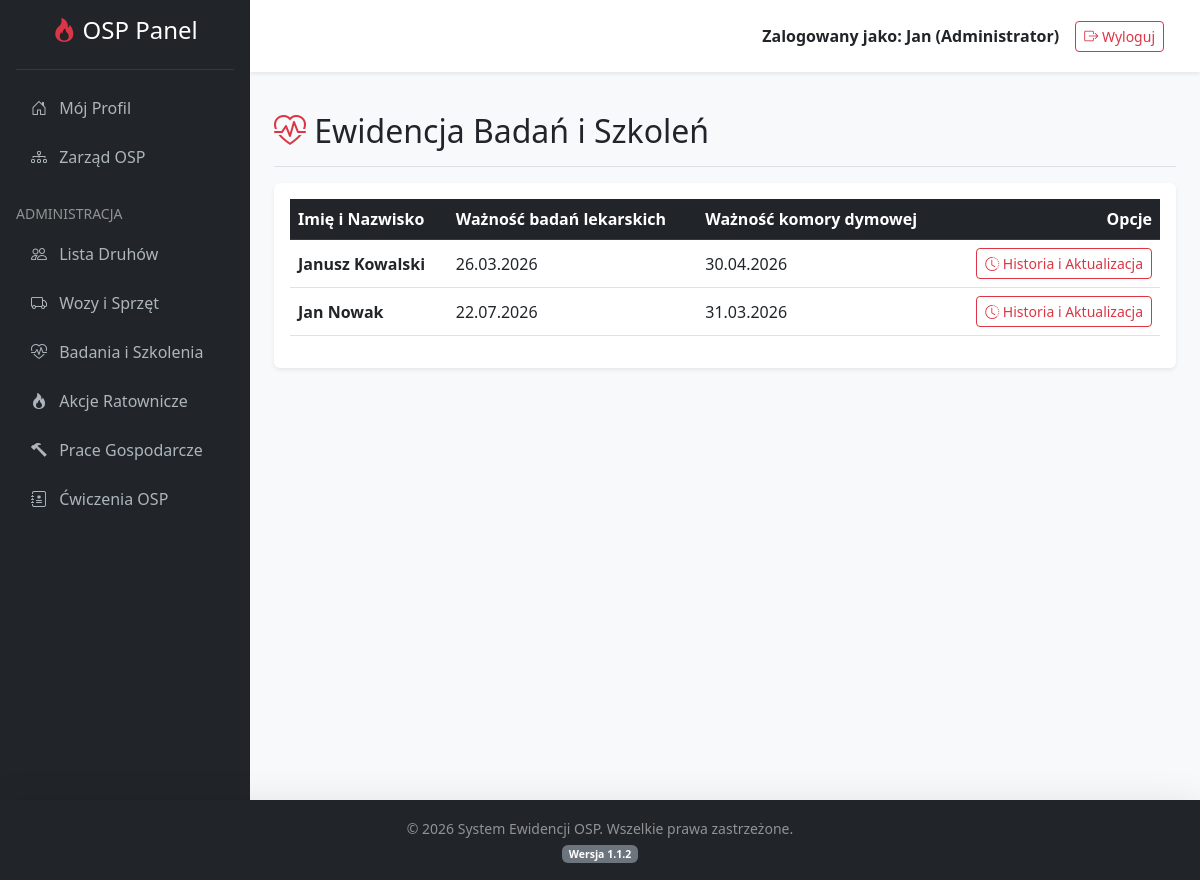
Page /index.php?action=exams (signed in) on the committed database.
### tables this page shows
CREATE TABLE `users` (
  `id` int(11) NOT NULL,
  `first_name` varchar(50) NOT NULL,
  `last_name` varchar(50) NOT NULL,
  `login` varchar(50) NOT NULL,
  `email` varchar(100) DEFAULT NULL,
  `password` varchar(255) NOT NULL,
  `role` enum('superadmin','admin','user') DEFAULT 'user',
  `created_at` datetime DEFAULT current_timestamp()
);

CREATE TABLE `board_members` (
  `id` int(11) NOT NULL,
  `user_id` int(11) NOT NULL,
  `funkcja` varchar(100) NOT NULL,
  `data_powolania` date NOT NULL
);

### controllers/UserController.php (called while the page is built, shortened)
<?php
require_once 'models/User.php';
class UserController {
    private $userModel;
    public function __construct($dbConnection) {
        $this->db = $dbConnection;
        $this->userModel = new User($this->db);
    }
    public function examsList() {
        $stmt = $this->userModel->readAll();
        $strazacy = $stmt->fetchAll(PDO::FETCH_ASSOC);
        require_once 'views/exams_list.php';
    }
}
?>

### models/User.php (called while the page is built, shortened)
<?php
class User {
    private $conn;
    private $table_name = "users";
    public function __construct($db) {
        $this->conn = $db;
    }
    public function readAll() {
        $query = "SELECT
                    u.id,
                    u.first_name,
                    u.last_name,
                    u.role,
                    u.login,
                    b.funkcja,
                    (SELECT m.date_to FROM medical_exams m WHERE m.user_id = u.id ORDER BY m.date_to DESC LIMIT 1) as medical_exam_date,
                    (SELECT s.date_to FROM smoke_chamber_tests s WHERE s.user_id = u.id ORDER BY s.date_to DESC LIMIT 1) as smoke_chamber_date
                  FROM " . $this->table_name . " u
                  LEFT JOIN board_members b ON u.id = b.user_id
                  WHERE u.role != 'superadmin'
                  ORDER BY u.last_name ASC";
        $stmt = $this->conn->prepare($query);
        $stmt->execute();
        return $stmt;
    }
}
?>

### views/exams_list.php (the view)
<?php include 'views/header.php'; ?>
<div class="d-flex justify-content-between flex-wrap flex-md-nowrap align-items-center pt-3 pb-2 mb-3 border-bottom">
    <h1 class="h2"><i class="bi bi-heart-pulse text-danger"></i> Ewidencja Badań i Szkoleń</h1>
</div>
<div class="card shadow-sm border-0">
    <div class="card-body">
        <table class="table table-hover align-middle">
            <thead class="table-dark">
                <tr>
                    <th>Imię i Nazwisko</th>
                    <th>Ważność badań lekarskich</th>
                    <th>Ważność komory dymowej</th>
                    <th class="text-end">Opcje</th>
                </tr>
            </thead>
            <tbody>
                <?php foreach ($strazacy as $d): ?>
                    <tr>
                        <td class="fw-bold"><?= htmlspecialchars($d['first_name'] . ' ' . $d['last_name']) ?></td>
                        <td>
                            <?php if ($d['medical_exam_date']): ?>
                                <?= date('d.m.Y', strtotime($d['medical_exam_date'])) ?>
                            <?php else: ?>
                                <span class="badge bg-danger">Brak</span>
                            <?php endif; ?>
                        </td>
                        <td>
                            <?php if ($d['smoke_chamber_date']): ?>
                                <?= date('d.m.Y', strtotime($d['smoke_chamber_date'])) ?>
                            <?php else: ?>
                                <span class="badge bg-danger">Brak</span>
                            <?php endif; ?>
                        </td>
                        <td class="text-end">
                            <a href="index.php?action=userExams&id=<?= $d['id'] ?>" class="btn btn-sm btn-outline-danger">
                                <i class="bi bi-clock-history"></i> Historia i Aktualizacja
                            </a>
                        </td>
                    </tr>
                <?php endforeach; ?>
            </tbody>
        </table>
    </div>
</div>
<?php include 'views/footer.php'; ?>

### views/footer.php (style rules this page uses)
body { display: flex; flex-direction: column; min-height: 100vh; background-color: #f8f9fa; }

### rows in the picture
users: first_name+last_name "Janusz Kowalski", medical_exam_date "26.03.2026", smoke_chamber_date "30.04.2026"
board_members: user.last_name "Jan Nowak", medical_exam_date "22.07.2026", smoke_chamber_date "31.03.2026"

### other values in the picture
$_SESSION['first_name'] "Jan"
